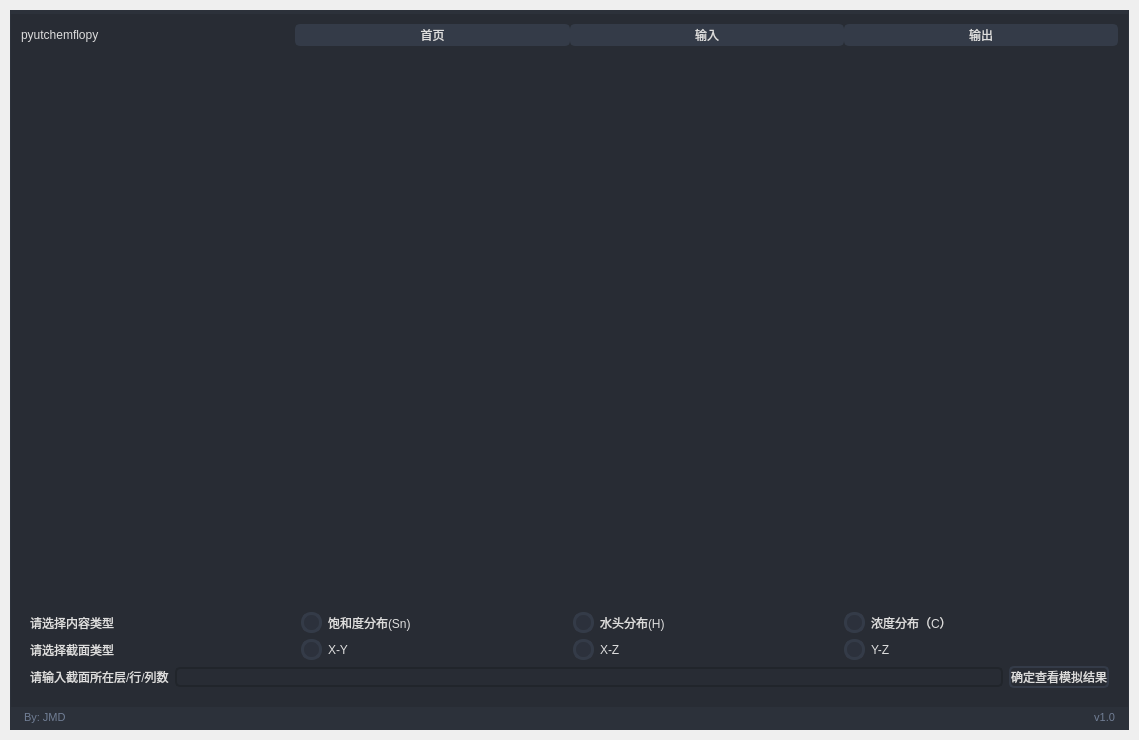
<?xml version="1.0" encoding="UTF-8"?>
<ui version="4.0">
 <author>Wanderson M. Pimenta</author>
 <class>MainWindow</class>
 <widget class="QMainWindow" name="MainWindow">
  <property name="geometry">
   <rect>
    <x>0</x>
    <y>0</y>
    <width>1139</width>
    <height>740</height>
   </rect>
  </property>
  <property name="minimumSize">
   <size>
    <width>940</width>
    <height>560</height>
   </size>
  </property>
  <property name="windowTitle">
   <string>MainWindow</string>
  </property>
  <widget class="QWidget" name="styleSheet">
   <property name="font">
    <font>
     <family>Segoe UI</family>
     <pointsize>10</pointsize>
     <weight>50</weight>
     <italic>false</italic>
     <bold>false</bold>
    </font>
   </property>
   <property name="styleSheet">
    <string notr="true">/* /////////////////////////////////////////////////////////////////////////////////////////////////

SET APP STYLESHEET - FULL STYLES HERE
DARK THEME - DRACULA COLOR BASED

///////////////////////////////////////////////////////////////////////////////////////////////// */

QWidget{
	color: rgb(221, 221, 221);
	font: 10pt &quot;Segoe UI&quot;;
}

/* /////////////////////////////////////////////////////////////////////////////////////////////////
Tooltip */
QToolTip {
	color: #ffffff;
	background-color: rgba(33, 37, 43, 180);
	border: 1px solid rgb(44, 49, 58);
	background-image: none;
	background-position: left center;
    background-repeat: no-repeat;
	border: none;
	border-left: 2px solid rgb(255, 121, 198);
	text-align: left;
	padding-left: 8px;
	margin: 0px;
}

/* /////////////////////////////////////////////////////////////////////////////////////////////////
Bg App */
#bgApp {	
	background-color: rgb(40, 44, 52);
	border: 1px solid rgb(44, 49, 58);
}

/* /////////////////////////////////////////////////////////////////////////////////////////////////
Left Menu */
#leftMenuBg {	
	background-color: rgb(33, 37, 43);
}
#topLogo {
	background-color: rgb(33, 37, 43);
	background-image: url(:/images/images/images/PyDracula.png);
	background-position: centered;
	background-repeat: no-repeat;
}
#titleLeftApp { font: 63 12pt &quot;Segoe UI Semibold&quot;; }
#titleLeftDescription { font: 8pt &quot;Segoe UI&quot;; color: rgb(189, 147, 249); }

/* MENUS */
#topMenu .QPushButton {	
	background-position: left center;
    background-repeat: no-repeat;
	border: none;
	border-left: 22px solid transparent;
	background-color: transparent;
	text-align: left;
	padding-left: 44px;
}
#topMenu .QPushButton:hover {
	background-color: rgb(40, 44, 52);
}
#topMenu .QPushButton:pressed {	
	background-color: rgb(189, 147, 249);
	color: rgb(255, 255, 255);
}
#bottomMenu .QPushButton {	
	background-position: left center;
    background-repeat: no-repeat;
	border: none;
	border-left: 20px solid transparent;
	background-color:transparent;
	text-align: left;
	padding-left: 44px;
}
#bottomMenu .QPushButton:hover {
	background-color: rgb(40, 44, 52);
}
#bottomMenu .QPushButton:pressed {	
	background-color: rgb(189, 147, 249);
	color: rgb(255, 255, 255);
}
#leftMenuFrame{
	border-top: 3px solid rgb(44, 49, 58);
}

/* Toggle Button */
#toggleButton {
	background-position: left center;
    background-repeat: no-repeat;
	border: none;
	border-left: 20px solid transparent;
	background-color: rgb(37, 41, 48);
	text-align: left;
	padding-left: 44px;
	color: rgb(113, 126, 149);
}
#toggleButton:hover {
	background-color: rgb(40, 44, 52);
}
#toggleButton:pressed {
	background-color: rgb(189, 147, 249);
}

/* Title Menu */
#titleRightInfo { padding-left: 10px; }


/* /////////////////////////////////////////////////////////////////////////////////////////////////
Extra Tab */
#extraLeftBox {	
	background-color: rgb(44, 49, 58);
}
#extraTopBg{	
	background-color: rgb(189, 147, 249)
}

/* Icon */
#extraIcon {
	background-position: center;
	background-repeat: no-repeat;
	background-image: url(:/icons/images/icons/icon_settings.png);
}

/* Label */
#extraLabel { color: rgb(255, 255, 255); }

/* Btn Close */
#extraCloseColumnBtn { background-color: rgba(255, 255, 255, 0); border: none;  border-radius: 5px; }
#extraCloseColumnBtn:hover { background-color: rgb(196, 161, 249); border-style: solid; border-radius: 4px; }
#extraCloseColumnBtn:pressed { background-color: rgb(180, 141, 238); border-style: solid; border-radius: 4px; }

/* Extra Content */
#extraContent{
	border-top: 3px solid rgb(40, 44, 52);
}

/* Extra Top Menus */
#extraTopMenu .QPushButton {
background-position: left center;
    background-repeat: no-repeat;
	border: none;
	border-left: 22px solid transparent;
	background-color:transparent;
	text-align: left;
	padding-left: 44px;
}
#extraTopMenu .QPushButton:hover {
	background-color: rgb(40, 44, 52);
}
#extraTopMenu .QPushButton:pressed {	
	background-color: rgb(189, 147, 249);
	color: rgb(255, 255, 255);
}

/* /////////////////////////////////////////////////////////////////////////////////////////////////
Content App */
#contentTopBg{	
	background-color: rgb(33, 37, 43);
}
#contentBottom{
	border-top: 3px solid rgb(44, 49, 58);
}

/* Top Buttons */
#rightButtons .QPushButton { background-color: rgba(255, 255, 255, 0); border: none;  border-radius: 5px; }
#rightButtons .QPushButton:hover { background-color: rgb(44, 49, 57); border-style: solid; border-radius: 4px; }
#rightButtons .QPushButton:pressed { background-color: rgb(23, 26, 30); border-style: solid; border-radius: 4px; }

/* Theme Settings */
#extraRightBox { background-color: rgb(44, 49, 58); }
#themeSettingsTopDetail { background-color: rgb(189, 147, 249); }

/* Bottom Bar */
#bottomBar { background-color: rgb(44, 49, 58); }
#bottomBar QLabel { font-size: 11px; color: rgb(113, 126, 149); padding-left: 10px; padding-right: 10px; padding-bottom: 2px; }

/* CONTENT SETTINGS */
/* MENUS */
#contentSettings .QPushButton {	
	background-position: left center;
    background-repeat: no-repeat;
	border: none;
	border-left: 22px solid transparent;
	background-color:transparent;
	text-align: left;
	padding-left: 44px;
}
#contentSettings .QPushButton:hover {
	background-color: rgb(40, 44, 52);
}
#contentSettings .QPushButton:pressed {	
	background-color: rgb(189, 147, 249);
	color: rgb(255, 255, 255);
}

/* /////////////////////////////////////////////////////////////////////////////////////////////////
QTableWidget */
QTableWidget {	
	background-color: transparent;
	padding: 10px;
	border-radius: 5px;
	gridline-color: rgb(44, 49, 58);
	border-bottom: 1px solid rgb(44, 49, 60);
}
QTableWidget::item{
	border-color: rgb(44, 49, 60);
	padding-left: 5px;
	padding-right: 5px;
	gridline-color: rgb(44, 49, 60);
}
QTableWidget::item:selected{
	background-color: rgb(189, 147, 249);
}
QHeaderView::section{
	background-color: rgb(33, 37, 43);
	max-width: 30px;
	border: 1px solid rgb(44, 49, 58);
	border-style: none;
    border-bottom: 1px solid rgb(44, 49, 60);
    border-right: 1px solid rgb(44, 49, 60);
}
QTableWidget::horizontalHeader {	
	background-color: rgb(33, 37, 43);
}
QHeaderView::section:horizontal
{
    border: 1px solid rgb(33, 37, 43);
	background-color: rgb(33, 37, 43);
	padding: 3px;
	border-top-left-radius: 7px;
    border-top-right-radius: 7px;
}
QHeaderView::section:vertical
{
    border: 1px solid rgb(44, 49, 60);
}

/* /////////////////////////////////////////////////////////////////////////////////////////////////
LineEdit */
QLineEdit {
	background-color: rgb(33, 37, 43);
	border-radius: 5px;
	border: 2px solid rgb(33, 37, 43);
	padding-left: 10px;
	selection-color: rgb(255, 255, 255);
	selection-background-color: rgb(255, 121, 198);
}
QLineEdit:hover {
	border: 2px solid rgb(64, 71, 88);
}
QLineEdit:focus {
	border: 2px solid rgb(91, 101, 124);
}

/* /////////////////////////////////////////////////////////////////////////////////////////////////
PlainTextEdit */
QPlainTextEdit {
	background-color: rgb(27, 29, 35);
	border-radius: 5px;
	padding: 10px;
	selection-color: rgb(255, 255, 255);
	selection-background-color: rgb(255, 121, 198);
}
QPlainTextEdit  QScrollBar:vertical {
    width: 8px;
 }
QPlainTextEdit  QScrollBar:horizontal {
    height: 8px;
 }
QPlainTextEdit:hover {
	border: 2px solid rgb(64, 71, 88);
}
QPlainTextEdit:focus {
	border: 2px solid rgb(91, 101, 124);
}

/* /////////////////////////////////////////////////////////////////////////////////////////////////
ScrollBars */
QScrollBar:horizontal {
    border: none;
    background: rgb(52, 59, 72);
    height: 8px;
    margin: 0px 21px 0 21px;
	border-radius: 0px;
}
QScrollBar::handle:horizontal {
    background: rgb(189, 147, 249);
    min-width: 25px;
	border-radius: 4px
}
QScrollBar::add-line:horizontal {
    border: none;
    background: rgb(55, 63, 77);
    width: 20px;
	border-top-right-radius: 4px;
    border-bottom-right-radius: 4px;
    subcontrol-position: right;
    subcontrol-origin: margin;
}
QScrollBar::sub-line:horizontal {
    border: none;
    background: rgb(55, 63, 77);
    width: 20px;
	border-top-left-radius: 4px;
    border-bottom-left-radius: 4px;
    subcontrol-position: left;
    subcontrol-origin: margin;
}
QScrollBar::up-arrow:horizontal, QScrollBar::down-arrow:horizontal
{
     background: none;
}
QScrollBar::add-page:horizontal, QScrollBar::sub-page:horizontal
{
     background: none;
}
 QScrollBar:vertical {
	border: none;
    background: rgb(52, 59, 72);
    width: 8px;
    margin: 21px 0 21px 0;
	border-radius: 0px;
 }
 QScrollBar::handle:vertical {	
	background: rgb(189, 147, 249);
    min-height: 25px;
	border-radius: 4px
 }
 QScrollBar::add-line:vertical {
     border: none;
    background: rgb(55, 63, 77);
     height: 20px;
	border-bottom-left-radius: 4px;
    border-bottom-right-radius: 4px;
     subcontrol-position: bottom;
     subcontrol-origin: margin;
 }
 QScrollBar::sub-line:vertical {
	border: none;
    background: rgb(55, 63, 77);
     height: 20px;
	border-top-left-radius: 4px;
    border-top-right-radius: 4px;
     subcontrol-position: top;
     subcontrol-origin: margin;
 }
 QScrollBar::up-arrow:vertical, QScrollBar::down-arrow:vertical {
     background: none;
 }

 QScrollBar::add-page:vertical, QScrollBar::sub-page:vertical {
     background: none;
 }

/* /////////////////////////////////////////////////////////////////////////////////////////////////
CheckBox */
QCheckBox::indicator {
    border: 3px solid rgb(52, 59, 72);
	width: 15px;
	height: 15px;
	border-radius: 10px;
    background: rgb(44, 49, 60);
}
QCheckBox::indicator:hover {
    border: 3px solid rgb(58, 66, 81);
}
QCheckBox::indicator:checked {
    background: 3px solid rgb(52, 59, 72);
	border: 3px solid rgb(52, 59, 72);	
	background-image: url(:/icons/images/icons/cil-check-alt.png);
}

/* /////////////////////////////////////////////////////////////////////////////////////////////////
RadioButton */
QRadioButton::indicator {
    border: 3px solid rgb(52, 59, 72);
	width: 15px;
	height: 15px;
	border-radius: 10px;
    background: rgb(44, 49, 60);
}
QRadioButton::indicator:hover {
    border: 3px solid rgb(58, 66, 81);
}
QRadioButton::indicator:checked {
    background: 3px solid rgb(94, 106, 130);
	border: 3px solid rgb(52, 59, 72);	
}

/* /////////////////////////////////////////////////////////////////////////////////////////////////
ComboBox */
QComboBox{
	background-color: rgb(27, 29, 35);
	border-radius: 5px;
	border: 2px solid rgb(33, 37, 43);
	padding: 5px;
	padding-left: 10px;
}
QComboBox:hover{
	border: 2px solid rgb(64, 71, 88);
}
QComboBox::drop-down {
	subcontrol-origin: padding;
	subcontrol-position: top right;
	width: 25px; 
	border-left-width: 3px;
	border-left-color: rgba(39, 44, 54, 150);
	border-left-style: solid;
	border-top-right-radius: 3px;
	border-bottom-right-radius: 3px;	
	background-image: url(:/icons/images/icons/cil-arrow-bottom.png);
	background-position: center;
	background-repeat: no-reperat;
 }
QComboBox QAbstractItemView {
	color: rgb(255, 121, 198);	
	background-color: rgb(33, 37, 43);
	padding: 10px;
	selection-background-color: rgb(39, 44, 54);
}

/* /////////////////////////////////////////////////////////////////////////////////////////////////
Sliders */
QSlider::groove:horizontal {
    border-radius: 5px;
    height: 10px;
	margin: 0px;
	background-color: rgb(52, 59, 72);
}
QSlider::groove:horizontal:hover {
	background-color: rgb(55, 62, 76);
}
QSlider::handle:horizontal {
    background-color: rgb(189, 147, 249);
    border: none;
    height: 10px;
    width: 10px;
    margin: 0px;
	border-radius: 5px;
}
QSlider::handle:horizontal:hover {
    background-color: rgb(195, 155, 255);
}
QSlider::handle:horizontal:pressed {
    background-color: rgb(255, 121, 198);
}

QSlider::groove:vertical {
    border-radius: 5px;
    width: 10px;
    margin: 0px;
	background-color: rgb(52, 59, 72);
}
QSlider::groove:vertical:hover {
	background-color: rgb(55, 62, 76);
}
QSlider::handle:vertical {
    background-color: rgb(189, 147, 249);
	border: none;
    height: 10px;
    width: 10px;
    margin: 0px;
	border-radius: 5px;
}
QSlider::handle:vertical:hover {
    background-color: rgb(195, 155, 255);
}
QSlider::handle:vertical:pressed {
    background-color: rgb(255, 121, 198);
}

/* /////////////////////////////////////////////////////////////////////////////////////////////////
CommandLinkButton */
QCommandLinkButton {	
	color: rgb(255, 121, 198);
	border-radius: 5px;
	padding: 5px;
	color: rgb(255, 170, 255);
}
QCommandLinkButton:hover {	
	color: rgb(255, 170, 255);
	background-color: rgb(44, 49, 60);
}
QCommandLinkButton:pressed {	
	color: rgb(189, 147, 249);
	background-color: rgb(52, 58, 71);
}

/* /////////////////////////////////////////////////////////////////////////////////////////////////
Button */
#pagesContainer QPushButton {
	border: 2px solid rgb(52, 59, 72);
	border-radius: 5px;	
	background-color: rgb(52, 59, 72);
}
#pagesContainer QPushButton:hover {
	background-color: rgb(57, 65, 80);
	border: 2px solid rgb(61, 70, 86);
}
#pagesContainer QPushButton:pressed {	
	background-color: rgb(35, 40, 49);
	border: 2px solid rgb(43, 50, 61);
}

</string>
   </property>
   <layout class="QVBoxLayout" name="appMargins">
    <property name="spacing">
     <number>0</number>
    </property>
    <property name="leftMargin">
     <number>10</number>
    </property>
    <property name="topMargin">
     <number>10</number>
    </property>
    <property name="rightMargin">
     <number>10</number>
    </property>
    <property name="bottomMargin">
     <number>10</number>
    </property>
    <item>
     <widget class="QFrame" name="bgApp">
      <property name="styleSheet">
       <string notr="true"/>
      </property>
      <property name="frameShape">
       <enum>QFrame::NoFrame</enum>
      </property>
      <property name="frameShadow">
       <enum>QFrame::Raised</enum>
      </property>
      <layout class="QHBoxLayout" name="appLayout">
       <property name="spacing">
        <number>0</number>
       </property>
       <property name="leftMargin">
        <number>0</number>
       </property>
       <property name="topMargin">
        <number>0</number>
       </property>
       <property name="rightMargin">
        <number>0</number>
       </property>
       <property name="bottomMargin">
        <number>0</number>
       </property>
       <item>
        <widget class="QFrame" name="contentBox">
         <property name="frameShape">
          <enum>QFrame::NoFrame</enum>
         </property>
         <property name="frameShadow">
          <enum>QFrame::Raised</enum>
         </property>
         <layout class="QVBoxLayout" name="verticalLayout_2">
          <property name="spacing">
           <number>0</number>
          </property>
          <property name="leftMargin">
           <number>0</number>
          </property>
          <property name="topMargin">
           <number>0</number>
          </property>
          <property name="rightMargin">
           <number>0</number>
          </property>
          <property name="bottomMargin">
           <number>0</number>
          </property>
          <item>
           <widget class="QFrame" name="contentBottom">
            <property name="frameShape">
             <enum>QFrame::NoFrame</enum>
            </property>
            <property name="frameShadow">
             <enum>QFrame::Raised</enum>
            </property>
            <layout class="QVBoxLayout" name="verticalLayout_6">
             <property name="spacing">
              <number>0</number>
             </property>
             <property name="leftMargin">
              <number>0</number>
             </property>
             <property name="topMargin">
              <number>0</number>
             </property>
             <property name="rightMargin">
              <number>0</number>
             </property>
             <property name="bottomMargin">
              <number>0</number>
             </property>
             <item>
              <widget class="QFrame" name="content">
               <property name="frameShape">
                <enum>QFrame::NoFrame</enum>
               </property>
               <property name="frameShadow">
                <enum>QFrame::Raised</enum>
               </property>
               <layout class="QHBoxLayout" name="horizontalLayout_4">
                <property name="spacing">
                 <number>0</number>
                </property>
                <property name="leftMargin">
                 <number>0</number>
                </property>
                <property name="topMargin">
                 <number>0</number>
                </property>
                <property name="rightMargin">
                 <number>0</number>
                </property>
                <property name="bottomMargin">
                 <number>0</number>
                </property>
                <item>
                 <widget class="QFrame" name="pagesContainer">
                  <property name="styleSheet">
                   <string notr="true"/>
                  </property>
                  <property name="frameShape">
                   <enum>QFrame::NoFrame</enum>
                  </property>
                  <property name="frameShadow">
                   <enum>QFrame::Raised</enum>
                  </property>
                  <layout class="QVBoxLayout" name="verticalLayout_15">
                   <property name="spacing">
                    <number>0</number>
                   </property>
                   <property name="leftMargin">
                    <number>10</number>
                   </property>
                   <property name="topMargin">
                    <number>10</number>
                   </property>
                   <property name="rightMargin">
                    <number>10</number>
                   </property>
                   <property name="bottomMargin">
                    <number>10</number>
                   </property>
                   <item>
                    <layout class="QHBoxLayout" name="horizontalLayout_3">
                     <item>
                      <widget class="QLabel" name="label_24">
                       <property name="styleSheet">
                        <string notr="true">font: 75 14pt &quot;Times New Roman&quot;;</string>
                       </property>
                       <property name="text">
                        <string>pyutchemflopy</string>
                       </property>
                      </widget>
                     </item>
                     <item>
                      <widget class="QPushButton" name="pushButton_1">
                       <property name="text">
                        <string>首页</string>
                       </property>
                      </widget>
                     </item>
                     <item>
                      <widget class="QPushButton" name="pushButton_2">
                       <property name="text">
                        <string>输入</string>
                       </property>
                      </widget>
                     </item>
                     <item>
                      <widget class="QPushButton" name="pushButton_3">
                       <property name="text">
                        <string>输出</string>
                       </property>
                      </widget>
                     </item>
                    </layout>
                   </item>
                   <item>
                    <layout class="QHBoxLayout" name="horizontalLayout_6">
                     <item>
                      <widget class="QStackedWidget" name="stackedWidget">
                       <property name="styleSheet">
                        <string notr="true">background: transparent;</string>
                       </property>
                       <property name="currentIndex">
                        <number>2</number>
                       </property>
                       <widget class="QWidget" name="page">
                        <property name="sizePolicy">
                         <sizepolicy hsizetype="Fixed" vsizetype="Fixed">
                          <horstretch>0</horstretch>
                          <verstretch>0</verstretch>
                         </sizepolicy>
                        </property>
                        <property name="layoutDirection">
                         <enum>Qt::LeftToRight</enum>
                        </property>
                        <layout class="QHBoxLayout" name="horizontalLayout_14">
                         <item>
                          <layout class="QVBoxLayout" name="verticalLayout_17">
                           <item>
                            <widget class="QLabel" name="label_22">
                             <property name="styleSheet">
                              <string notr="true">font: 75 28pt &quot;Times New Roman&quot;;</string>
                             </property>
                             <property name="text">
                              <string>pyutchemflopy V1.0</string>
                             </property>
                             <property name="alignment">
                              <set>Qt::AlignCenter</set>
                             </property>
                            </widget>
                           </item>
                           <item>
                            <widget class="QLabel" name="label_23">
                             <property name="styleSheet">
                              <string notr="true">font: 75 18pt &quot;Times New Roman&quot;;</string>
                             </property>
                             <property name="text">
                              <string>A software for simulating groundwater DNAPLs pollution</string>
                             </property>
                             <property name="alignment">
                              <set>Qt::AlignCenter</set>
                             </property>
                            </widget>
                           </item>
                          </layout>
                         </item>
                        </layout>
                       </widget>
                       <widget class="QWidget" name="input">
                        <property name="styleSheet">
                         <string notr="true">b</string>
                        </property>
                        <layout class="QVBoxLayout" name="verticalLayout">
                         <property name="spacing">
                          <number>10</number>
                         </property>
                         <property name="leftMargin">
                          <number>10</number>
                         </property>
                         <property name="topMargin">
                          <number>10</number>
                         </property>
                         <property name="rightMargin">
                          <number>10</number>
                         </property>
                         <property name="bottomMargin">
                          <number>10</number>
                         </property>
                         <item>
                          <layout class="QVBoxLayout" name="verticalLayout_16">
                           <item>
                            <layout class="QHBoxLayout" name="horizontalLayout_10">
                             <item>
                              <widget class="QLabel" name="label_20">
                               <property name="sizePolicy">
                                <sizepolicy hsizetype="Preferred" vsizetype="Preferred">
                                 <horstretch>0</horstretch>
                                 <verstretch>0</verstretch>
                                </sizepolicy>
                               </property>
                               <property name="text">
                                <string>请选择模型输入文件</string>
                               </property>
                               <property name="alignment">
                                <set>Qt::AlignCenter</set>
                               </property>
                              </widget>
                             </item>
                            </layout>
                           </item>
                           <item>
                            <layout class="QHBoxLayout" name="horizontalLayout_11">
                             <item>
                              <widget class="QLineEdit" name="lineEdit"/>
                             </item>
                             <item>
                              <widget class="QToolButton" name="toolButton">
                               <property name="text">
                                <string>浏览</string>
                               </property>
                              </widget>
                             </item>
                            </layout>
                           </item>
                           <item>
                            <widget class="QLabel" name="label">
                             <property name="layoutDirection">
                              <enum>Qt::LeftToRight</enum>
                             </property>
                             <property name="text">
                              <string>请输入模型关键参数</string>
                             </property>
                             <property name="alignment">
                              <set>Qt::AlignCenter</set>
                             </property>
                            </widget>
                           </item>
                           <item>
                            <layout class="QGridLayout" name="gridLayout">
                             <property name="sizeConstraint">
                              <enum>QLayout::SetMaximumSize</enum>
                             </property>
                             <item row="0" column="0">
                              <widget class="QLabel" name="label_25">
                               <property name="text">
                                <string>孔隙度</string>
                               </property>
                              </widget>
                             </item>
                             <item row="0" column="8">
                              <widget class="QLabel" name="label_30">
                               <property name="text">
                                <string>无量纲</string>
                               </property>
                              </widget>
                             </item>
                             <item row="0" column="1">
                              <widget class="QLineEdit" name="lineEdit_1"/>
                             </item>
                             <item row="1" column="8">
                              <widget class="QLabel" name="label_36">
                               <property name="text">
                                <string>无量纲</string>
                               </property>
                              </widget>
                             </item>
                             <item row="0" column="2">
                              <widget class="QLabel" name="label_26">
                               <property name="text">
                                <string>无量纲</string>
                               </property>
                              </widget>
                             </item>
                             <item row="2" column="3">
                              <widget class="QLabel" name="label_39">
                               <property name="text">
                                <string>BC模型参数</string>
                               </property>
                              </widget>
                             </item>
                             <item row="2" column="0">
                              <widget class="QLabel" name="label_37">
                               <property name="text">
                                <string>液相残余
饱和度</string>
                               </property>
                              </widget>
                             </item>
                             <item row="0" column="3">
                              <widget class="QLabel" name="label_27">
                               <property name="text">
                                <string>渗漏流量</string>
                               </property>
                              </widget>
                             </item>
                             <item row="1" column="6">
                              <widget class="QLabel" name="label_35">
                               <property name="text">
                                <string>a(Kz/Kx)</string>
                               </property>
                              </widget>
                             </item>
                             <item row="0" column="5">
                              <widget class="QLabel" name="label_28">
                               <property name="text">
                                <string>m3/d</string>
                               </property>
                              </widget>
                             </item>
                             <item row="1" column="4">
                              <widget class="QLineEdit" name="lineEdit_5"/>
                             </item>
                             <item row="2" column="5">
                              <widget class="QLabel" name="label_40">
                               <property name="text">
                                <string>无量纲</string>
                               </property>
                              </widget>
                             </item>
                             <item row="1" column="1">
                              <widget class="QLineEdit" name="lineEdit_4"/>
                             </item>
                             <item row="1" column="3">
                              <widget class="QLabel" name="label_33">
                               <property name="text">
                                <string>Ky</string>
                               </property>
                              </widget>
                             </item>
                             <item row="2" column="2">
                              <widget class="QLabel" name="label_38">
                               <property name="text">
                                <string>无量纲</string>
                               </property>
                              </widget>
                             </item>
                             <item row="2" column="1">
                              <widget class="QLineEdit" name="lineEdit_7"/>
                             </item>
                             <item row="0" column="6">
                              <widget class="QLabel" name="label_29">
                               <property name="text">
                                <string>体积分数</string>
                               </property>
                              </widget>
                             </item>
                             <item row="2" column="4">
                              <widget class="QLineEdit" name="lineEdit_8"/>
                             </item>
                             <item row="2" column="8">
                              <widget class="QLabel" name="label_42">
                               <property name="text">
                                <string>mg/L</string>
                               </property>
                              </widget>
                             </item>
                             <item row="1" column="0">
                              <widget class="QLabel" name="label_31">
                               <property name="text">
                                <string>Kx</string>
                               </property>
                              </widget>
                             </item>
                             <item row="2" column="6">
                              <widget class="QLabel" name="label_41">
                               <property name="text">
                                <string>饱和溶解度</string>
                               </property>
                              </widget>
                             </item>
                             <item row="1" column="5">
                              <widget class="QLabel" name="label_34">
                               <property name="text">
                                <string>mD</string>
                               </property>
                              </widget>
                             </item>
                             <item row="0" column="4">
                              <widget class="QLineEdit" name="lineEdit_2"/>
                             </item>
                             <item row="1" column="2">
                              <widget class="QLabel" name="label_32">
                               <property name="text">
                                <string>mD</string>
                               </property>
                              </widget>
                             </item>
                             <item row="0" column="7">
                              <widget class="QLineEdit" name="lineEdit_3"/>
                             </item>
                             <item row="1" column="7">
                              <widget class="QLineEdit" name="lineEdit_6"/>
                             </item>
                             <item row="2" column="7">
                              <widget class="QLineEdit" name="lineEdit_9"/>
                             </item>
                            </layout>
                           </item>
                          </layout>
                         </item>
                         <item>
                          <widget class="QPushButton" name="pushButton_4">
                           <property name="sizePolicy">
                            <sizepolicy hsizetype="Minimum" vsizetype="Maximum">
                             <horstretch>0</horstretch>
                             <verstretch>0</verstretch>
                            </sizepolicy>
                           </property>
                           <property name="text">
                            <string>开始模拟</string>
                           </property>
                          </widget>
                         </item>
                         <item>
                          <widget class="QProgressBar" name="progressBar">
                           <property name="value">
                            <number>0</number>
                           </property>
                          </widget>
                         </item>
                        </layout>
                       </widget>
                       <widget class="QWidget" name="result">
                        <layout class="QVBoxLayout" name="verticalLayout_20">
                         <item>
                          <widget class="QGraphicsView" name="graphicsView"/>
                         </item>
                         <item>
                          <layout class="QHBoxLayout" name="horizontalLayout_2">
                           <item>
                            <widget class="QLabel" name="label_2">
                             <property name="text">
                              <string>请选择内容类型</string>
                             </property>
                            </widget>
                           </item>
                           <item>
                            <widget class="QCheckBox" name="checkBox_1">
                             <property name="text">
                              <string>饱和度分布(Sn)</string>
                             </property>
                            </widget>
                           </item>
                           <item>
                            <widget class="QCheckBox" name="checkBox_2">
                             <property name="text">
                              <string>水头分布(H)</string>
                             </property>
                            </widget>
                           </item>
                           <item>
                            <widget class="QCheckBox" name="checkBox_3">
                             <property name="text">
                              <string>浓度分布（C）</string>
                             </property>
                            </widget>
                           </item>
                          </layout>
                         </item>
                         <item>
                          <layout class="QHBoxLayout" name="horizontalLayout_13">
                           <item>
                            <widget class="QLabel" name="label_3">
                             <property name="text">
                              <string>请选择截面类型</string>
                             </property>
                            </widget>
                           </item>
                           <item>
                            <widget class="QCheckBox" name="checkBox_4">
                             <property name="text">
                              <string>X-Y</string>
                             </property>
                            </widget>
                           </item>
                           <item>
                            <widget class="QCheckBox" name="checkBox_5">
                             <property name="text">
                              <string>X-Z</string>
                             </property>
                            </widget>
                           </item>
                           <item>
                            <widget class="QCheckBox" name="checkBox_6">
                             <property name="text">
                              <string>Y-Z</string>
                             </property>
                            </widget>
                           </item>
                          </layout>
                         </item>
                         <item>
                          <layout class="QHBoxLayout" name="horizontalLayout_12">
                           <item>
                            <widget class="QLabel" name="label_21">
                             <property name="text">
                              <string>请输入截面所在层/行/列数</string>
                             </property>
                            </widget>
                           </item>
                           <item>
                            <widget class="QLineEdit" name="lineEdit_10"/>
                           </item>
                           <item>
                            <widget class="QPushButton" name="pushButton_5">
                             <property name="text">
                              <string>确定查看模拟结果</string>
                             </property>
                            </widget>
                           </item>
                          </layout>
                         </item>
                        </layout>
                       </widget>
                      </widget>
                     </item>
                    </layout>
                   </item>
                  </layout>
                 </widget>
                </item>
               </layout>
              </widget>
             </item>
             <item>
              <widget class="QFrame" name="bottomBar">
               <property name="minimumSize">
                <size>
                 <width>0</width>
                 <height>22</height>
                </size>
               </property>
               <property name="maximumSize">
                <size>
                 <width>16777215</width>
                 <height>22</height>
                </size>
               </property>
               <property name="frameShape">
                <enum>QFrame::NoFrame</enum>
               </property>
               <property name="frameShadow">
                <enum>QFrame::Raised</enum>
               </property>
               <layout class="QHBoxLayout" name="horizontalLayout_5">
                <property name="spacing">
                 <number>0</number>
                </property>
                <property name="leftMargin">
                 <number>0</number>
                </property>
                <property name="topMargin">
                 <number>0</number>
                </property>
                <property name="rightMargin">
                 <number>0</number>
                </property>
                <property name="bottomMargin">
                 <number>0</number>
                </property>
                <item>
                 <widget class="QLabel" name="creditsLabel">
                  <property name="maximumSize">
                   <size>
                    <width>16777215</width>
                    <height>16</height>
                   </size>
                  </property>
                  <property name="font">
                   <font>
                    <family>Segoe UI</family>
                    <pointsize>-1</pointsize>
                    <weight>50</weight>
                    <italic>false</italic>
                    <bold>false</bold>
                   </font>
                  </property>
                  <property name="text">
                   <string>By: JMD</string>
                  </property>
                  <property name="alignment">
                   <set>Qt::AlignLeading|Qt::AlignLeft|Qt::AlignVCenter</set>
                  </property>
                 </widget>
                </item>
                <item>
                 <widget class="QLabel" name="version">
                  <property name="text">
                   <string>v1.0</string>
                  </property>
                  <property name="alignment">
                   <set>Qt::AlignRight|Qt::AlignTrailing|Qt::AlignVCenter</set>
                  </property>
                 </widget>
                </item>
               </layout>
              </widget>
             </item>
            </layout>
           </widget>
          </item>
         </layout>
        </widget>
       </item>
      </layout>
     </widget>
    </item>
   </layout>
  </widget>
 </widget>
 <resources/>
 <connections/>
</ui>
